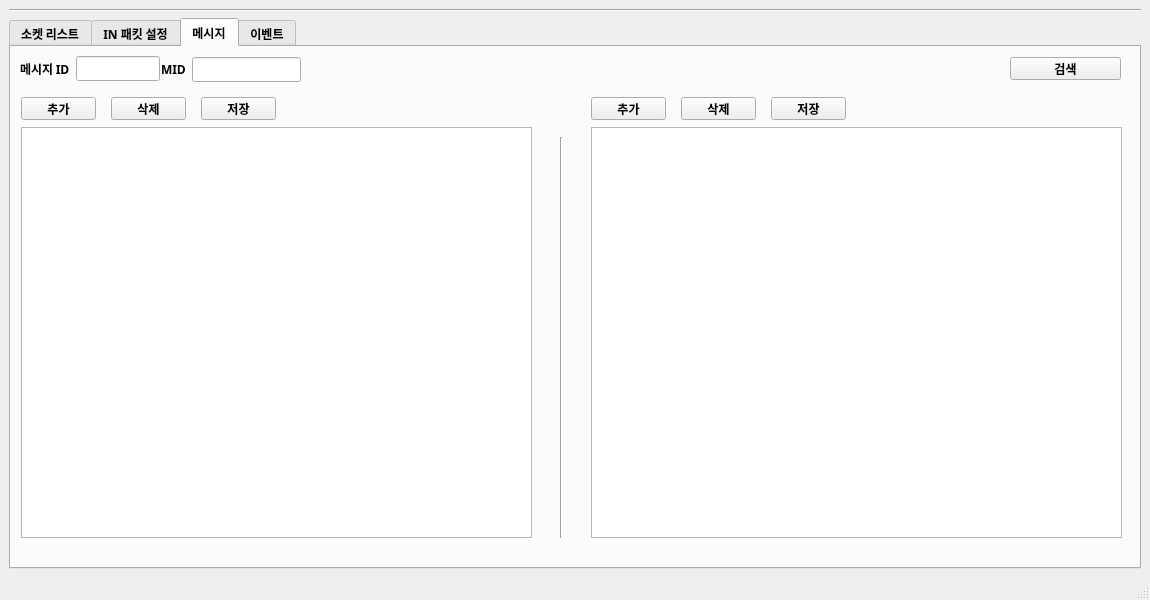
<?xml version="1.0" encoding="UTF-8"?>
<ui version="4.0">
 <class>MainWindow</class>
 <widget class="QMainWindow" name="MainWindow">
  <property name="geometry">
   <rect>
    <x>0</x>
    <y>0</y>
    <width>1150</width>
    <height>600</height>
   </rect>
  </property>
  <property name="sizePolicy">
   <sizepolicy hsizetype="Expanding" vsizetype="Expanding">
    <horstretch>0</horstretch>
    <verstretch>0</verstretch>
   </sizepolicy>
  </property>
  <property name="minimumSize">
   <size>
    <width>1150</width>
    <height>600</height>
   </size>
  </property>
  <property name="maximumSize">
   <size>
    <width>1150</width>
    <height>600</height>
   </size>
  </property>
  <property name="baseSize">
   <size>
    <width>600</width>
    <height>300</height>
   </size>
  </property>
  <property name="font">
   <font>
    <family>맑은 고딕</family>
    <weight>75</weight>
    <bold>true</bold>
   </font>
  </property>
  <property name="windowTitle">
   <string>MainWindow</string>
  </property>
  <widget class="QWidget" name="centralwidget">
   <layout class="QGridLayout" name="gridLayout_2">
    <item row="1" column="1">
     <widget class="Line" name="line">
      <property name="orientation">
       <enum>Qt::Horizontal</enum>
      </property>
     </widget>
    </item>
    <item row="2" column="1">
     <widget class="QTabWidget" name="tap_info">
      <property name="currentIndex">
       <number>2</number>
      </property>
      <widget class="QWidget" name="tab">
       <attribute name="title">
        <string>소켓 리스트</string>
       </attribute>
       <widget class="QWidget" name="layoutWidget">
        <property name="geometry">
         <rect>
          <x>810</x>
          <y>0</y>
          <width>155</width>
          <height>28</height>
         </rect>
        </property>
        <layout class="QGridLayout" name="gridLayout">
         <item row="0" column="0">
          <widget class="QToolButton" name="btn_addSk">
           <property name="text">
            <string>신규</string>
           </property>
          </widget>
         </item>
         <item row="0" column="2">
          <widget class="QToolButton" name="btn_delSk">
           <property name="text">
            <string>삭제</string>
           </property>
          </widget>
         </item>
         <item row="0" column="1">
          <widget class="QToolButton" name="btn_saveSk">
           <property name="text">
            <string>저장</string>
           </property>
          </widget>
         </item>
        </layout>
       </widget>
       <widget class="QWidget" name="formLayoutWidget_2">
        <property name="geometry">
         <rect>
          <x>810</x>
          <y>30</y>
          <width>271</width>
          <height>473</height>
         </rect>
        </property>
        <layout class="QFormLayout" name="formLayout_2">
         <item row="0" column="0">
          <widget class="QLabel" name="label_7">
           <property name="text">
            <string>패키지 명</string>
           </property>
          </widget>
         </item>
         <item row="0" column="1">
          <widget class="QLineEdit" name="sk_PKG_ID">
           <property name="text">
            <string/>
           </property>
          </widget>
         </item>
         <item row="1" column="0">
          <widget class="QLabel" name="label_8">
           <property name="text">
            <string>소켓 아이디</string>
           </property>
          </widget>
         </item>
         <item row="1" column="1">
          <widget class="QLineEdit" name="sk_SK_ID"/>
         </item>
         <item row="2" column="0">
          <widget class="QLabel" name="label_9">
           <property name="text">
            <string>소켓 group</string>
           </property>
          </widget>
         </item>
         <item row="12" column="0">
          <widget class="QLabel" name="label_10">
           <property name="text">
            <string>desc</string>
           </property>
          </widget>
         </item>
         <item row="11" column="0">
          <widget class="QLabel" name="label_11">
           <property name="text">
            <string>로그 출력</string>
           </property>
          </widget>
         </item>
         <item row="3" column="0">
          <widget class="QLabel" name="label_12">
           <property name="text">
            <string>사용여부</string>
           </property>
          </widget>
         </item>
         <item row="4" column="0">
          <widget class="QLabel" name="label_13">
           <property name="text">
            <string>소켓 타입</string>
           </property>
          </widget>
         </item>
         <item row="10" column="0">
          <widget class="QLabel" name="label_14">
           <property name="text">
            <string>딜리미터</string>
           </property>
          </widget>
         </item>
         <item row="9" column="0">
          <widget class="QLabel" name="label_15">
           <property name="text">
            <string>포트</string>
           </property>
          </widget>
         </item>
         <item row="8" column="0">
          <widget class="QLabel" name="label_16">
           <property name="text">
            <string>아이피</string>
           </property>
          </widget>
         </item>
         <item row="7" column="0">
          <widget class="QLabel" name="label_17">
           <property name="text">
            <string>해더</string>
           </property>
          </widget>
         </item>
         <item row="5" column="0">
          <widget class="QLabel" name="label_18">
           <property name="text">
            <string>연결유형</string>
           </property>
          </widget>
         </item>
         <item row="6" column="0">
          <widget class="QLabel" name="label_19">
           <property name="text">
            <string>연결종류</string>
           </property>
          </widget>
         </item>
         <item row="2" column="1">
          <widget class="QLineEdit" name="sk_SK_GROUP"/>
         </item>
         <item row="8" column="1">
          <widget class="QLineEdit" name="sk_SK_IP"/>
         </item>
         <item row="9" column="1">
          <widget class="QLineEdit" name="sk_SK_PORT"/>
         </item>
         <item row="10" column="1">
          <widget class="QLineEdit" name="sk_SK_DELIMIT_TYPE"/>
         </item>
         <item row="3" column="1">
          <widget class="QComboBox" name="sk_USE_YN"/>
         </item>
         <item row="4" column="1">
          <widget class="QComboBox" name="sk_SK_TYPE"/>
         </item>
         <item row="5" column="1">
          <widget class="QComboBox" name="sk_SK_CONN_TYPE"/>
         </item>
         <item row="6" column="1">
          <widget class="QComboBox" name="sk_SK_CLIENT_TYPE"/>
         </item>
         <item row="7" column="1">
          <widget class="QComboBox" name="sk_HD_ID"/>
         </item>
         <item row="11" column="1">
          <widget class="QComboBox" name="sk_SK_LOG"/>
         </item>
         <item row="12" column="1">
          <widget class="QTextEdit" name="sk_SK_DESC"/>
         </item>
        </layout>
       </widget>
       <widget class="QTableWidget" name="list_sk">
        <property name="geometry">
         <rect>
          <x>0</x>
          <y>0</y>
          <width>801</width>
          <height>501</height>
         </rect>
        </property>
        <property name="font">
         <font>
          <family>맑은 고딕</family>
          <pointsize>7</pointsize>
          <weight>75</weight>
          <bold>true</bold>
         </font>
        </property>
        <property name="dragEnabled">
         <bool>true</bool>
        </property>
        <column>
         <property name="text">
          <string>새 행</string>
         </property>
        </column>
       </widget>
      </widget>
      <widget class="QWidget" name="tab_5">
       <attribute name="title">
        <string>IN 패킷 설정</string>
       </attribute>
       <widget class="QTableWidget" name="list_in">
        <property name="geometry">
         <rect>
          <x>0</x>
          <y>0</y>
          <width>801</width>
          <height>501</height>
         </rect>
        </property>
        <property name="font">
         <font>
          <family>맑은 고딕</family>
          <pointsize>7</pointsize>
          <weight>75</weight>
          <bold>true</bold>
         </font>
        </property>
        <column>
         <property name="text">
          <string>새 행</string>
         </property>
        </column>
       </widget>
       <widget class="QWidget" name="formLayoutWidget_4">
        <property name="geometry">
         <rect>
          <x>810</x>
          <y>30</y>
          <width>271</width>
          <height>461</height>
         </rect>
        </property>
        <layout class="QFormLayout" name="formLayout_4">
         <item row="0" column="0">
          <widget class="QLabel" name="label_20">
           <property name="text">
            <string>패키지 명</string>
           </property>
          </widget>
         </item>
         <item row="0" column="1">
          <widget class="QLineEdit" name="in_PKG_ID">
           <property name="text">
            <string/>
           </property>
          </widget>
         </item>
         <item row="1" column="0">
          <widget class="QLabel" name="label_21">
           <property name="text">
            <string>소켓 아이디</string>
           </property>
          </widget>
         </item>
         <item row="1" column="1">
          <widget class="QLineEdit" name="in_IN_SK_ID"/>
         </item>
         <item row="3" column="0">
          <widget class="QLabel" name="label_22">
           <property name="text">
            <string>메시지 아이디</string>
           </property>
          </widget>
         </item>
         <item row="3" column="1">
          <widget class="QLineEdit" name="in_IN_MSG_ID"/>
         </item>
         <item row="4" column="0">
          <widget class="QLabel" name="label_24">
           <property name="text">
            <string>처리 핸들러</string>
           </property>
          </widget>
         </item>
         <item row="4" column="1">
          <widget class="QLineEdit" name="in_BZ_METHOD"/>
         </item>
         <item row="5" column="0">
          <widget class="QLabel" name="label_25">
           <property name="text">
            <string>사용여부</string>
           </property>
          </widget>
         </item>
         <item row="5" column="1">
          <widget class="QComboBox" name="in_USE_YN"/>
         </item>
         <item row="6" column="0">
          <widget class="QLabel" name="label_23">
           <property name="text">
            <string>desc</string>
           </property>
          </widget>
         </item>
         <item row="6" column="1">
          <widget class="QTextEdit" name="in_IN_DESC"/>
         </item>
         <item row="2" column="0">
          <widget class="QLabel" name="ss">
           <property name="text">
            <string>SEQ</string>
           </property>
          </widget>
         </item>
         <item row="2" column="1">
          <widget class="QLineEdit" name="in_SK_IN_SEQ"/>
         </item>
        </layout>
       </widget>
       <widget class="QWidget" name="layoutWidget_2">
        <property name="geometry">
         <rect>
          <x>810</x>
          <y>0</y>
          <width>155</width>
          <height>28</height>
         </rect>
        </property>
        <layout class="QGridLayout" name="gridLayout_3">
         <item row="0" column="0">
          <widget class="QToolButton" name="btn_addIn">
           <property name="text">
            <string>신규</string>
           </property>
          </widget>
         </item>
         <item row="0" column="2">
          <widget class="QToolButton" name="btn_delIn">
           <property name="text">
            <string>삭제</string>
           </property>
          </widget>
         </item>
         <item row="0" column="1">
          <widget class="QToolButton" name="btn_saveIn">
           <property name="text">
            <string>저장</string>
           </property>
          </widget>
         </item>
        </layout>
       </widget>
      </widget>
      <widget class="QWidget" name="tab_3">
       <attribute name="title">
        <string>메시지</string>
       </attribute>
       <widget class="QWidget" name="formLayoutWidget">
        <property name="geometry">
         <rect>
          <x>9</x>
          <y>9</y>
          <width>140</width>
          <height>31</height>
         </rect>
        </property>
        <layout class="QFormLayout" name="formLayout">
         <item row="0" column="0">
          <widget class="QLabel" name="label">
           <property name="text">
            <string>메시지 ID</string>
           </property>
          </widget>
         </item>
         <item row="0" column="1">
          <widget class="QLineEdit" name="msg_MSG_ID_iq"/>
         </item>
        </layout>
       </widget>
       <widget class="QPushButton" name="msg_search">
        <property name="geometry">
         <rect>
          <x>999</x>
          <y>10</y>
          <width>111</width>
          <height>23</height>
         </rect>
        </property>
        <property name="text">
         <string>검색</string>
        </property>
       </widget>
       <widget class="QWidget" name="formLayoutWidget_3">
        <property name="geometry">
         <rect>
          <x>150</x>
          <y>10</y>
          <width>140</width>
          <height>30</height>
         </rect>
        </property>
        <layout class="QFormLayout" name="formLayout_3">
         <item row="0" column="0">
          <widget class="QLabel" name="label_2">
           <property name="text">
            <string>MID</string>
           </property>
          </widget>
         </item>
         <item row="0" column="1">
          <widget class="QLineEdit" name="msg_MSG_MID_iq"/>
         </item>
        </layout>
       </widget>
       <widget class="QPushButton" name="msg_add">
        <property name="geometry">
         <rect>
          <x>10</x>
          <y>50</y>
          <width>75</width>
          <height>23</height>
         </rect>
        </property>
        <property name="text">
         <string>추가</string>
        </property>
       </widget>
       <widget class="QTableWidget" name="msg_list">
        <property name="geometry">
         <rect>
          <x>10</x>
          <y>80</y>
          <width>511</width>
          <height>411</height>
         </rect>
        </property>
        <property name="selectionMode">
         <enum>QAbstractItemView::SingleSelection</enum>
        </property>
        <property name="selectionBehavior">
         <enum>QAbstractItemView::SelectRows</enum>
        </property>
        <property name="sortingEnabled">
         <bool>true</bool>
        </property>
       </widget>
       <widget class="QTableWidget" name="msg_dt_list">
        <property name="geometry">
         <rect>
          <x>580</x>
          <y>80</y>
          <width>531</width>
          <height>411</height>
         </rect>
        </property>
        <property name="selectionMode">
         <enum>QAbstractItemView::SingleSelection</enum>
        </property>
        <property name="selectionBehavior">
         <enum>QAbstractItemView::SelectRows</enum>
        </property>
       </widget>
       <widget class="QPushButton" name="msg_dt_add">
        <property name="geometry">
         <rect>
          <x>580</x>
          <y>50</y>
          <width>75</width>
          <height>23</height>
         </rect>
        </property>
        <property name="text">
         <string>추가</string>
        </property>
       </widget>
       <widget class="QPushButton" name="msg_dt_del">
        <property name="geometry">
         <rect>
          <x>670</x>
          <y>50</y>
          <width>75</width>
          <height>23</height>
         </rect>
        </property>
        <property name="text">
         <string>삭제</string>
        </property>
       </widget>
       <widget class="QPushButton" name="msg_del">
        <property name="geometry">
         <rect>
          <x>100</x>
          <y>50</y>
          <width>75</width>
          <height>23</height>
         </rect>
        </property>
        <property name="text">
         <string>삭제</string>
        </property>
       </widget>
       <widget class="Line" name="line_2">
        <property name="geometry">
         <rect>
          <x>540</x>
          <y>90</y>
          <width>20</width>
          <height>401</height>
         </rect>
        </property>
        <property name="orientation">
         <enum>Qt::Vertical</enum>
        </property>
       </widget>
       <widget class="QPushButton" name="msg_save">
        <property name="geometry">
         <rect>
          <x>190</x>
          <y>50</y>
          <width>75</width>
          <height>23</height>
         </rect>
        </property>
        <property name="text">
         <string>저장</string>
        </property>
       </widget>
       <widget class="QPushButton" name="msg_dt_save">
        <property name="geometry">
         <rect>
          <x>760</x>
          <y>50</y>
          <width>75</width>
          <height>23</height>
         </rect>
        </property>
        <property name="text">
         <string>저장</string>
        </property>
       </widget>
      </widget>
      <widget class="QWidget" name="tab_4">
       <attribute name="title">
        <string>이벤트</string>
       </attribute>
       <widget class="QLabel" name="label_6">
        <property name="geometry">
         <rect>
          <x>9</x>
          <y>9</y>
          <width>101</width>
          <height>16</height>
         </rect>
        </property>
        <property name="text">
         <string>이벤트 소켓 그룹</string>
        </property>
       </widget>
       <widget class="QLabel" name="label_5">
        <property name="geometry">
         <rect>
          <x>10</x>
          <y>260</y>
          <width>104</width>
          <height>16</height>
         </rect>
        </property>
        <property name="text">
         <string>시스템 SCH 스케줄</string>
        </property>
       </widget>
       <widget class="QTableWidget" name="list_bz">
        <property name="geometry">
         <rect>
          <x>10</x>
          <y>30</y>
          <width>821</width>
          <height>211</height>
         </rect>
        </property>
        <property name="font">
         <font>
          <family>맑은 고딕</family>
          <pointsize>7</pointsize>
          <weight>75</weight>
          <bold>true</bold>
         </font>
        </property>
        <property name="dragEnabled">
         <bool>true</bool>
        </property>
        <column>
         <property name="text">
          <string>새 행</string>
         </property>
        </column>
       </widget>
       <widget class="QTableWidget" name="list_sch">
        <property name="geometry">
         <rect>
          <x>10</x>
          <y>280</y>
          <width>821</width>
          <height>211</height>
         </rect>
        </property>
        <property name="font">
         <font>
          <family>맑은 고딕</family>
          <pointsize>7</pointsize>
          <weight>75</weight>
          <bold>true</bold>
         </font>
        </property>
        <property name="dragEnabled">
         <bool>true</bool>
        </property>
        <column>
         <property name="text">
          <string>새 행</string>
         </property>
        </column>
       </widget>
       <widget class="QWidget" name="formLayoutWidget_5">
        <property name="geometry">
         <rect>
          <x>840</x>
          <y>60</y>
          <width>271</width>
          <height>281</height>
         </rect>
        </property>
        <layout class="QFormLayout" name="formLayout_5">
         <item row="0" column="0">
          <widget class="QLabel" name="label_26">
           <property name="text">
            <string>패키지 명</string>
           </property>
          </widget>
         </item>
         <item row="0" column="1">
          <widget class="QLineEdit" name="bz_PKG_ID">
           <property name="text">
            <string/>
           </property>
          </widget>
         </item>
         <item row="1" column="0">
          <widget class="QLabel" name="label_27">
           <property name="text">
            <string>소켓 GROUP</string>
           </property>
          </widget>
         </item>
         <item row="1" column="1">
          <widget class="QLineEdit" name="bz_SK_GROUP"/>
         </item>
         <item row="2" column="0">
          <widget class="QLabel" name="ss_2">
           <property name="text">
            <string>이벤트 타입</string>
           </property>
          </widget>
         </item>
         <item row="2" column="1">
          <widget class="QComboBox" name="bz_BZ_TYPE"/>
         </item>
         <item row="3" column="0">
          <widget class="QLabel" name="label_29">
           <property name="text">
            <string>처리 핸들러</string>
           </property>
          </widget>
         </item>
         <item row="3" column="1">
          <widget class="QLineEdit" name="bz_BZ_METHOD"/>
         </item>
         <item row="5" column="0">
          <widget class="QLabel" name="label_30">
           <property name="text">
            <string>사용여부</string>
           </property>
          </widget>
         </item>
         <item row="5" column="1">
          <widget class="QComboBox" name="bz_USE_YN"/>
         </item>
         <item row="6" column="0">
          <widget class="QLabel" name="label_31">
           <property name="text">
            <string>desc</string>
           </property>
          </widget>
         </item>
         <item row="6" column="1">
          <widget class="QTextEdit" name="bz_BZ_DESC"/>
         </item>
         <item row="4" column="0">
          <widget class="QLabel" name="label_28">
           <property name="text">
            <string>초</string>
           </property>
          </widget>
         </item>
         <item row="4" column="1">
          <widget class="QLineEdit" name="bz_SEC"/>
         </item>
        </layout>
       </widget>
       <widget class="QWidget" name="layoutWidget_3">
        <property name="geometry">
         <rect>
          <x>840</x>
          <y>30</y>
          <width>155</width>
          <height>28</height>
         </rect>
        </property>
        <layout class="QGridLayout" name="gridLayout_4">
         <item row="0" column="0">
          <widget class="QToolButton" name="btn_addBz">
           <property name="text">
            <string>신규</string>
           </property>
          </widget>
         </item>
         <item row="0" column="2">
          <widget class="QToolButton" name="btn_delBz">
           <property name="text">
            <string>삭제</string>
           </property>
          </widget>
         </item>
         <item row="0" column="1">
          <widget class="QToolButton" name="btn_saveBz">
           <property name="text">
            <string>저장</string>
           </property>
          </widget>
         </item>
        </layout>
       </widget>
       <widget class="QWidget" name="layoutWidget_4">
        <property name="geometry">
         <rect>
          <x>840</x>
          <y>280</y>
          <width>155</width>
          <height>28</height>
         </rect>
        </property>
        <layout class="QGridLayout" name="gridLayout_5">
         <item row="0" column="0">
          <widget class="QToolButton" name="btn_addSch">
           <property name="text">
            <string>신규</string>
           </property>
          </widget>
         </item>
         <item row="0" column="2">
          <widget class="QToolButton" name="btn_delSch">
           <property name="text">
            <string>삭제</string>
           </property>
          </widget>
         </item>
         <item row="0" column="1">
          <widget class="QToolButton" name="btn_saveSch">
           <property name="text">
            <string>저장</string>
           </property>
          </widget>
         </item>
        </layout>
       </widget>
       <widget class="QWidget" name="formLayoutWidget_6">
        <property name="geometry">
         <rect>
          <x>840</x>
          <y>310</y>
          <width>271</width>
          <height>281</height>
         </rect>
        </property>
        <layout class="QFormLayout" name="formLayout_6">
         <item row="0" column="0">
          <widget class="QLabel" name="label_32">
           <property name="text">
            <string>패키지 명</string>
           </property>
          </widget>
         </item>
         <item row="0" column="1">
          <widget class="QLineEdit" name="sch_PKG_ID">
           <property name="text">
            <string/>
           </property>
          </widget>
         </item>
         <item row="1" column="0">
          <widget class="QLabel" name="label_33">
           <property name="text">
            <string>스케줄 ID</string>
           </property>
          </widget>
         </item>
         <item row="1" column="1">
          <widget class="QLineEdit" name="sch_SCH_ID"/>
         </item>
         <item row="3" column="0">
          <widget class="QLabel" name="label_34">
           <property name="text">
            <string>JOB</string>
           </property>
          </widget>
         </item>
         <item row="3" column="1">
          <widget class="QLineEdit" name="sch_SCH_JOB"/>
         </item>
         <item row="4" column="0">
          <widget class="QLabel" name="label_35">
           <property name="text">
            <string>처리 핸들러</string>
           </property>
          </widget>
         </item>
         <item row="4" column="1">
          <widget class="QLineEdit" name="sch_BZ_METHOD"/>
         </item>
         <item row="5" column="0">
          <widget class="QLabel" name="label_36">
           <property name="text">
            <string>사용여부</string>
           </property>
          </widget>
         </item>
         <item row="5" column="1">
          <widget class="QComboBox" name="sch_USE_YN"/>
         </item>
         <item row="6" column="0">
          <widget class="QLabel" name="label_37">
           <property name="text">
            <string>desc</string>
           </property>
          </widget>
         </item>
         <item row="6" column="1">
          <widget class="QTextEdit" name="sch_SCH_DESC"/>
         </item>
         <item row="2" column="0">
          <widget class="QLabel" name="ss_3">
           <property name="text">
            <string>JOB TYPE</string>
           </property>
          </widget>
         </item>
         <item row="2" column="1">
          <widget class="QComboBox" name="sch_SCH_JOB_TYPE"/>
         </item>
        </layout>
       </widget>
      </widget>
     </widget>
    </item>
   </layout>
  </widget>
  <widget class="QMenuBar" name="menubar">
   <property name="geometry">
    <rect>
     <x>0</x>
     <y>0</y>
     <width>1150</width>
     <height>26</height>
    </rect>
   </property>
  </widget>
  <widget class="QStatusBar" name="statusbar"/>
 </widget>
 <resources/>
 <connections/>
</ui>
